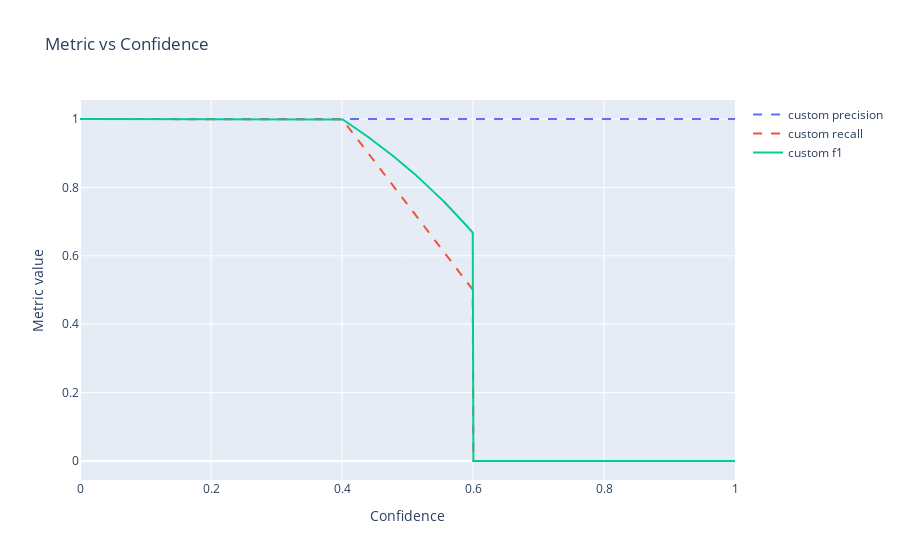

The notebook cell saved with this chart:
### Markdown cell above
# Huggingface SEA-AI/det-metrics metrics example usage
## Custom usage

### Code cell
import evaluate

predictions = [
    {
        "boxes": [
            [449.3, 197.75390625, 6.25, 7.03125],
            [334.3, 181.58203125, 11.5625, 6.85546875],
        ],
        "labels": [0, 0],
        "scores": [0.4, 0.6],
    }
]

references = [
    {
        "boxes": [
            [449.3, 197.75390625, 6.25, 7.03125],
            [334.3, 181.58203125, 11.5625, 6.85546875],
        ],
        "labels": [0, 0],
        "area": [132.2, 83.8],
    }
]

# no payload will be used --> default model name custom will be used
module = evaluate.load("SEA-AI/det-metrics")
module.add(prediction=predictions, reference=references)
result = module.compute()

# plot confidence curves
print("\n\nConfidence curves:")
confidence_config = {"T": 0, "R": 0, "K": 0, "A": 0, "M": 0}
fig = module.generate_confidence_curves(result, confidence_config=confidence_config)
fig.show()

### Figure 1 — Plotly figure (JSON) as saved in the notebook; plotly's stock layout.template omitted (floating-point values rounded to 4 significant figures; data arrays with more than 128 entries replaced by an {"elided": "..."} marker saying what was removed)
{"data": [{"line": {"dash": "dash"}, "mode": "lines", "name": "custom precision", "type": "scatter", "x": {"elided": "1000 float values"}, "y": {"elided": "1000 int values"}}, {"line": {"dash": "dash"}, "mode": "lines", "name": "custom recall", "type": "scatter", "x": {"elided": "1000 float values"}, "y": {"elided": "1000 float values"}}, {"mode": "lines", "name": "custom f1", "type": "scatter", "x": {"elided": "1000 float values"}, "y": {"elided": "1000 float values"}}], "layout": {"hovermode": "x unified", "title": {"text": "Metric vs Confidence"}, "xaxis": {"title": {"text": "Confidence"}}, "yaxis": {"title": {"text": "Metric value"}}}}
